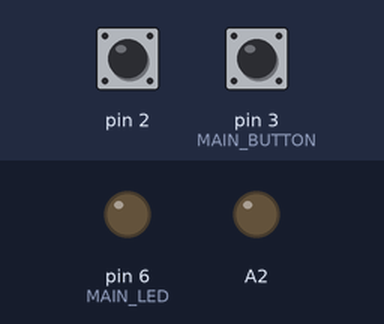
Bench run of a sketch on a simulated Arduino Uno, built with avr-gcc and run on an emulated ATmega328P. Parts: output pins drawn as LEDs (lit = HIGH). The inputs (shaded band) are chosen by the test bench; at power-on: pin 2 LOW, pin 3 (MAIN_BUTTON) LOW.

Above: at 1.2 s.
1.3 s: pin 2 driven HIGH
At 2.2 s:
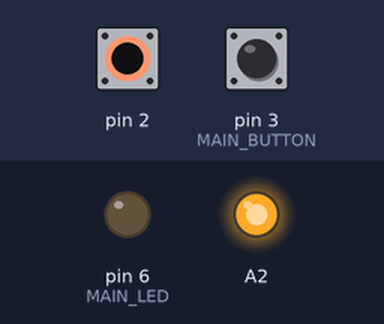
2.8 s: pin 3 (MAIN_BUTTON) pulled HIGH for 0.15 s
At 3.3 s:
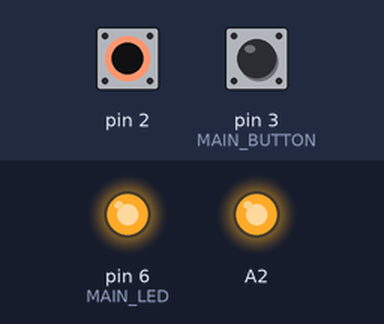
4.4 s: pin 3 (MAIN_BUTTON) pulled HIGH for 1 s
At 5.7 s:
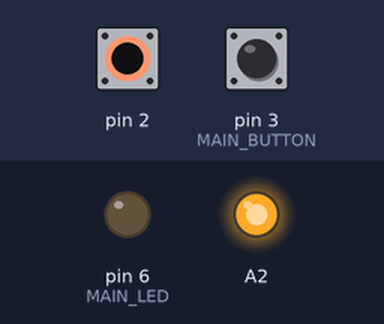
6.9 s: pin 3 (MAIN_BUTTON) pulled HIGH for 3.2 s
At 7.6 s:
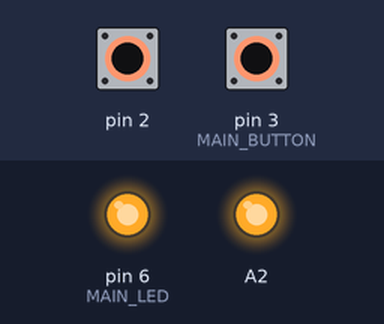
11.6 s: pin 2 pulsed LOW 5 times (0.12 s each, 0.3 s apart)
At 14.1 s:
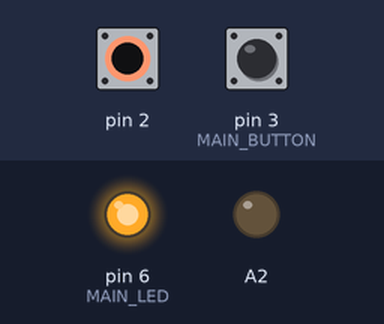
Timing chart, 0 to 15.6 s (numbered marks = the images above; inputs shaded):
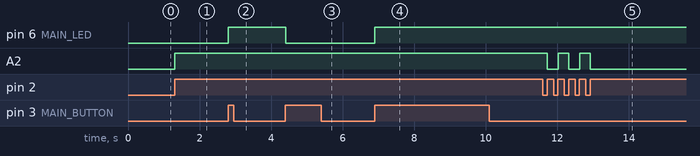

Measured:
- after the input at 1.3 s, A2: LOW → HIGH at once
- after the input at 2.8 s, pin 6 (MAIN_LED): LOW → HIGH at once
- after the input at 4.4 s, pin 6 (MAIN_LED): HIGH → LOW at once
- after the input at 6.9 s, pin 6 (MAIN_LED): LOW → HIGH at once
- after the input at 11.6 s, A2: alternates HIGH for 0.30 s and LOW for 0.30 s, 5 changes in all, then stays LOW, starting after 0.13 s

The sketch:

Test4809Pins.ino
```cpp
const byte MAIN_LED = 6;
const byte MAIN_BUTTON = 3;
const byte DATA_BUTTON = 2;
const int DATA_LED = A2;

boolean mainLedLast = LOW;
boolean mainLedCurrent = LOW;
boolean mainLedOn = false;

boolean dataLedLast = LOW;
boolean dataLedCurrent = LOW;
boolean dataLedOn = false;


// the setup function runs once when you press reset or power the board
void setup() {
  // initialize digital pin MAIN_LED as an output.
  pinMode(MAIN_LED, OUTPUT);
  pinMode(MAIN_BUTTON, INPUT);
}

// the loop function runs over and over again forever
void loop() {
  checkButton(MAIN_LED, MAIN_BUTTON, mainLedLast, mainLedCurrent,mainLedOn,true);
  checkButton(DATA_LED, DATA_BUTTON, dataLedLast, dataLedCurrent,dataLedOn,false);
}

void checkButton(int LED, int BUTTON,  bool &last,bool &current, bool &ledOn, bool isDigital ){
  current = debounce(last, BUTTON);              // Read debounced state
  if (last == LOW && current == HIGH)    // If it was pressed…
  {
    ledOn = !ledOn;                                  // Toggle the LED value
  }
  last = current;                        // Reset button value
  if (isDigital){
    digitalWrite(LED, ledOn);                          // Change the LED state
  }
  else{
    if (ledOn){
    analogWrite(LED, 255);
    }
    else{
      analogWrite(LED, 0);
    }
  }
}

boolean debounce(boolean last,int BUTTON)
{
  boolean current = digitalRead(BUTTON);       // Read the button state
  if (last != current)                         // If it's different…
  {
    delay(5);                                  // Wait 5ms
    current = digitalRead(BUTTON);             // Read it again
  }
  return current;                              // Return the current value
}
```
